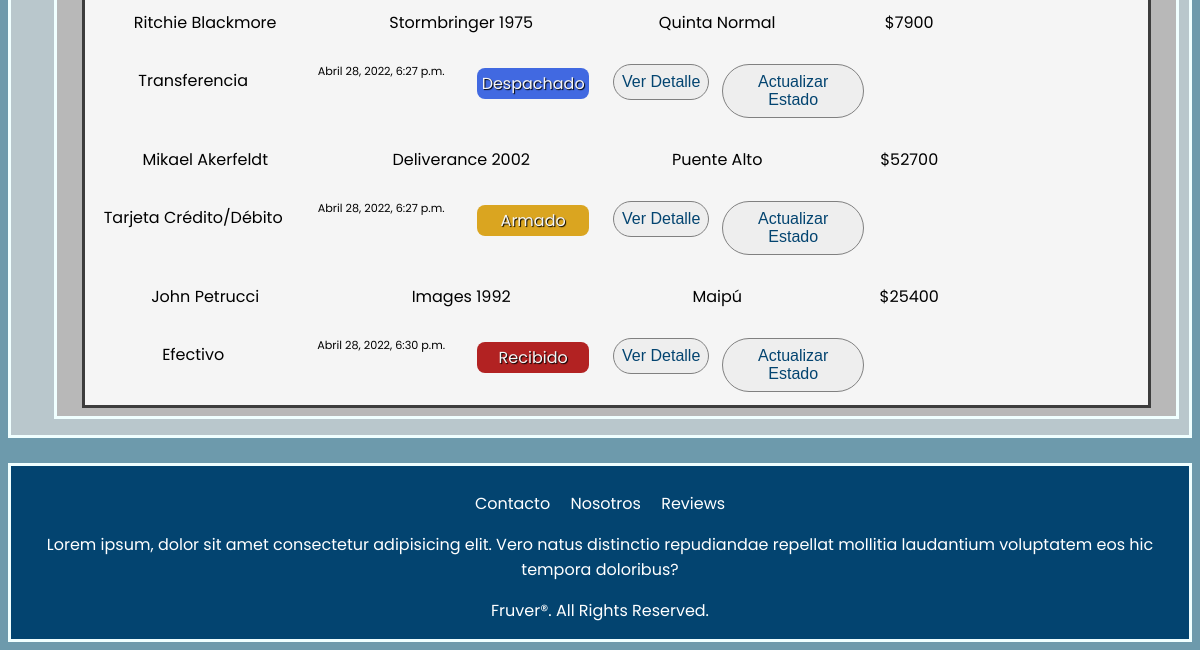
/pedidos/ (signed in, lower part), run on an earlier commit of the app's database.
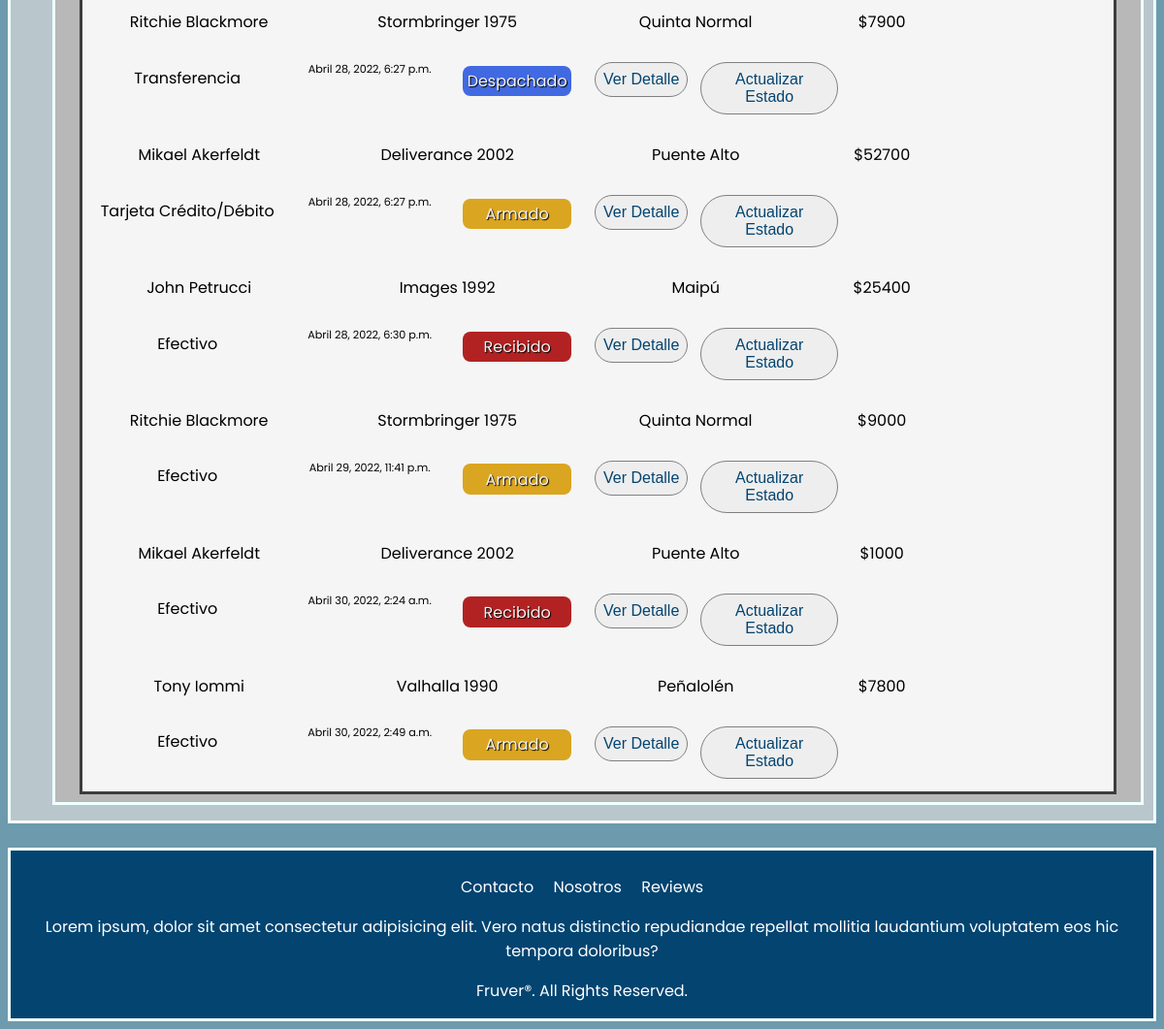
And on a later commit of the database.
### Pedidos/models.py (models this page shows, shortened)
class Pedido(models.Model):
    fecha_pedido = models.DateTimeField(auto_now_add=True)
    monto_pedido = models.IntegerField(default=0)
    medio_pago = models.CharField(max_length=30, null=True)
    estado_pedido = models.CharField(max_length=20, null=True)
    cliente = models.ForeignKey('Home.Usuario', null=True, on_delete=models.SET_NULL)
    detalle_pedido = models.ManyToManyField('Productos.Producto', through='DetallePedido')

### Home/models.py (models this page shows, shortened)
class Usuario(AbstractBaseUser, PermissionsMixin):
    nombre_usuario = models.CharField(max_length=30)
    apellido_usuario = models.CharField(max_length=30)
    email_usuario = models.EmailField(max_length=50, unique=True)
    password = models.CharField(max_length=255)
    telefono_usuario = models.CharField(max_length=12)
    domicilio_usuario = models.CharField(max_length=50)
    comuna = models.ForeignKey('Comuna', null=True, on_delete=models.SET_NULL)
    is_staff = models.BooleanField(default=False)
    is_active = models.BooleanField(default=True)
    objects = CustomAccountManager()
    USERNAME_FIELD = 'email_usuario'
    REQUIRED_FIELDS = ['nombre_usuario', 'apellido_usuario', 'password', 'telefono_usuario', 'domicilio_usuario']

class Comuna(models.Model):
    nombre_comuna = models.CharField(max_length=40)
    def __str__(self):
        return self.nombre_comuna

### Pedidos/views.py (the view)
# urls.py: path('pedidos/', include('Pedidos.urls')),
@login_required(login_url='fruver-acceso')
def pedidos(request):
    current_user = request.user
    if current_user.is_staff != 1:
        return redirect('fruver-home')
    pedidos = Pedido.objects.all()
    clientes = Pedido.objects.select_related()
    context = {'pedidos': pedidos, 'clientes': clientes}
    return render(request, 'Pedidos/pedidos.html', context)

### Pedidos/context_processor.py (called while the page is built)
def total_pedido(request):
    total = 0
    if request.user.is_authenticated:
        if "carrito" in request.session.keys():
            for key, value in request.session["carrito"].items():
                total += int(value["subtotal"])
    return {"total_pedido": total}

### Pedidos/templates/Pedidos/pedidos.html (shortened to what this page needs)
{% extends "Home/mainmenu.html" %}
{% load static %}
{% block stylesheet %}
<link rel="stylesheet" href="{% static 'Pedidos/styles/pedidos.css' %}">
{% endblock stylesheet %}
{% block content %}
    <div class="container1">
        <div class="lista-pedidos">
            <div class="fila-datos">
                {% for pedido in pedidos %}
                    <div class="datos">
                        <div class="datospedido" id="name">
                            <p> {{ pedido.cliente.nombre_usuario }} {{ pedido.cliente.apellido_usuario }}</p>
                        </div>
                        <div class="datospedido" id="address">
                            <p> {{ pedido.cliente.domicilio_usuario }}</p>
                        </div>
                        <div class="datospedido" id="cartier">
                            <p> {{ pedido.cliente.comuna }}</p>
                        </div>
                        <div class="datospedido" id="amount">
                            <p> ${{ pedido.monto_pedido }}</p>
                        </div>
                        <div class="datospedido" id="payment" >
                            <p> {{ pedido.medio_pago }}</p>
                        </div>
                        <div class="datospedido" id="date">
                            <p> {{ pedido.fecha_pedido }}</p>
                        </div>
                        <div class="datospedido" id="status">
                            {% if pedido.estado_pedido == 'Recibido' %}
                                <p id="status-icon" style="background-color:firebrick;">{{pedido.estado_pedido}}</p>
                            {% elif pedido.estado_pedido == 'Armado' %}
                                <p id="status-icon" style="background-color:goldenrod;">{{pedido.estado_pedido}}</p>
                            {% elif pedido.estado_pedido == 'Despachado' %}
                                <p id="status-icon" style="background-color:royalblue;">{{pedido.estado_pedido}}</p>
                            {% elif pedido.estado_pedido == 'Pagado' %}
                                <p id="status-icon" style="background-color:forestgreen;">{{pedido.estado_pedido}}</p>
                            {% endif %}
                        </div>
                        <a href="{% url 'fruver-detallepedido' pedido.id %}" id="view-details"><button type="button">Ver Detalle</button></a>
                        <a href="#" onclick="actualizarPedido({{ pedido.id }})" id="update-status"><button type="button">Actualizar Estado</button></a>
                    </div>
                {% endfor %}
            </div>
        </div>
    </div>
{% endblock content %}

What changed in the data, as far as the page shows it:
added Pedido: cliente.nombre_usuario "Ritchie", cliente.apellido_usuario "Blackmore", cliente.domicilio_usuario "Stormbringer 1975", cliente.comuna "Quinta Normal", monto_pedido "9000", medio_pago "Efectivo", fecha_pedido "Abril 29, 2022, 11:41 p.m.", estado_pedido "Armado"
added Pedido: cliente.nombre_usuario "Mikael", cliente.apellido_usuario "Akerfeldt", cliente.domicilio_usuario "Deliverance 2002", cliente.comuna "Puente Alto", monto_pedido "1000", medio_pago "Efectivo", fecha_pedido "Abril 30, 2022, 2:24 a.m.", estado_pedido "Recibido"
added Pedido: cliente.nombre_usuario "Tony", cliente.apellido_usuario "Iommi", cliente.domicilio_usuario "Valhalla 1990", cliente.comuna "Peñalolén", monto_pedido "7800", medio_pago "Efectivo", fecha_pedido "Abril 30, 2022, 2:49 a.m.", estado_pedido "Armado"
